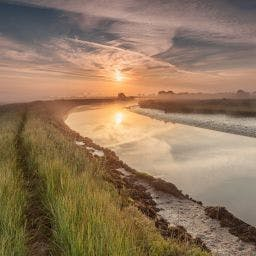
#> input picture natual_im_1.jpg, 256 x 256 px, found by its file name
$ python main_2.py
#> lines starting #> are read from the running program, lines starting #| are printed output that depends on the picture
#!/usr/bin/env python
from PIL import Image
from math import *
import numpy as np
from scipy.ndimage.interpolation import geometric_transform
import cv2
from matplotlib import pyplot as plt


# [30 lines left out: function topolar, not called in this run]

if __name__ == "__main__":
    print("Hello")
    image_path = "/Users/marynavek/Projects/ComputerVision/natual_im_1.jpg"

    image = cv2.imread(image_path, 0)
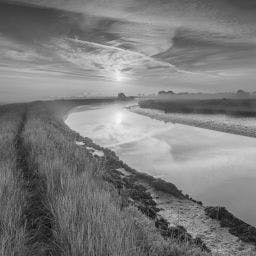
#> image: shape (256, 256); min 0, max 251, mean 123.9
    image = cv2.resize(image, (256,256))
    radius = np.linspace(0, 1, 100)
    angle = np.linspace(0, 2*np.pi, radius.size)
    r_grid, a_grid = np.meshgrid(radius, angle)

    def polar_to_cartesian(data):
        new = np.zeros_like(data) * np.nan
        x = np.linspace(-1, 1, new.shape[1])
#> x = 256 values from -1 to 1
        y = np.linspace(-1, 1, new.shape[0])
#> y = 256 values from -1 to 1
        for i in range(new.shape[0]):
            for j in range(new.shape[1]):
                x0, y0 = x[j], y[i]
                r, a = np.sqrt(x0**2 + y0**2), np.arctan2(y0, x0)
                data_i = np.argmin(np.abs(a_grid[:, 0] - a))
                data_j = np.argmin(np.abs(r_grid[0, :] - r))
                val = data[data_i, data_j]

                if r <= 1:
                    new[i, j] = val
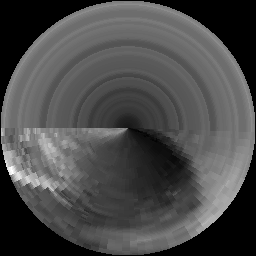
#> new: shape (256, 256) float64; 22.12% of the values are NaN or infinite; the others: min 53, max 205, mean 109.9; drawn with min black, max white, NaN and infinite black

        return new

    new = polar_to_cartesian(image)

    # pol, (rads,angs) = topolar(image)

    plt.imshow(image, cmap='gray')
    plt.show()

    plt.imshow(new, cmap='gray', interpolation='bicubic')
    plt.show()

# img = chelsea()[...,0] / 255.
# pol, (rads,angs) = topolar(img)

# fig,ax = plt.subplots(2,1,figsize=(6,8))

# ax[0].imshow(img, cmap=plt.cm.gray, interpolation='bicubic')

# ax[1].imshow(pol, cmap=plt.cm.gray, interpolation='bicubic')

# ax[1].set_ylabel("Radius in pixels")
# ax[1].set_yticks(range(0, img.shape[0]+1, 50))
# ax[1].set_yticklabels(rads[::50].round().astype(int))

# ax[1].set_xlabel("Angle in degrees")
# ax[1].set_xticks(range(0, img.shape[1]+1, 50))
# ax[1].set_xticklabels((angs[::50]*180/3.14159).round().astype(int))

# plt.show()

$ run again, with natural_im_2.jpg copied over natual_im_1.jpg
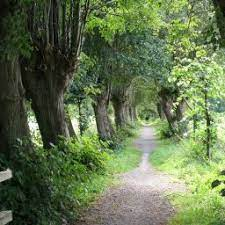
#> input picture natural_im_2.jpg, 225 x 225 px, found by its file name
#> `image = cv2.resize(image, (256,256))`:
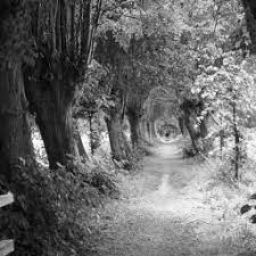
#> image: shape (256, 256); min 1, max 255, mean 106.4
#> after the loop in polar_to_cartesian, `for i in range(new.shape[0]):`:
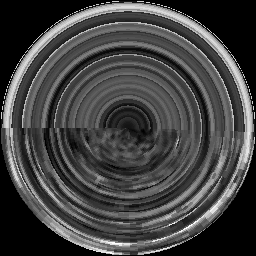
#> new: shape (256, 256) float64; 22.12% of the values are NaN or infinite; the others: min 3, max 164, mean 57.17; drawn with min black, max white, NaN and infinite black

$ run again, with reduced_version.jpg copied over natual_im_1.jpg
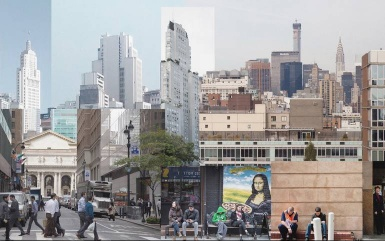
#> input picture reduced_version.jpg, 385 x 241 px, found by its file name
#> `image = cv2.resize(image, (256,256))`:
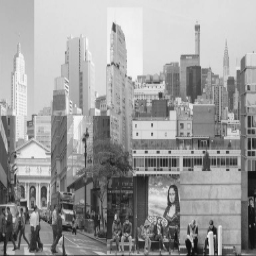
#> image: shape (256, 256); min 8, max 248, mean 156.4
#> after the loop in polar_to_cartesian, `for i in range(new.shape[0]):`:
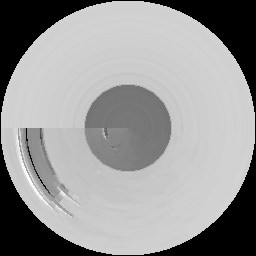
#> new: shape (256, 256) float64; 22.12% of the values are NaN or infinite; the others: min 125, max 248, mean 218.2; drawn with min black, max white, NaN and infinite black

$ run again, with structure.jpg copied over natual_im_1.jpg
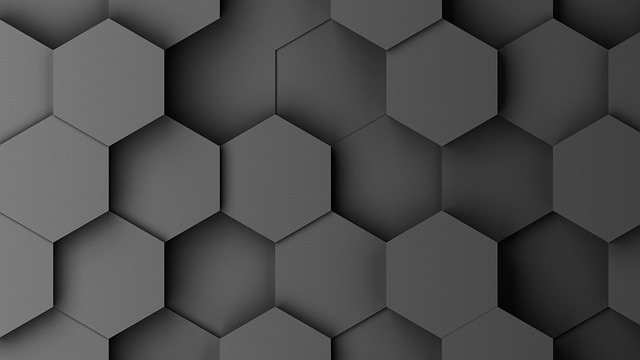
#> input picture structure.jpg, 640 x 360 px, found by its file name
#> image is the input picture: shape (360, 640); min 0, max 142, mean 75
#> `image = cv2.resize(image, (256,256))`:
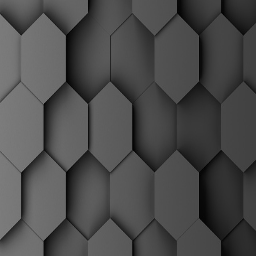
#> image: shape (256, 256); min 0, max 132, mean 74.9
#> after the loop in polar_to_cartesian, `for i in range(new.shape[0]):`:
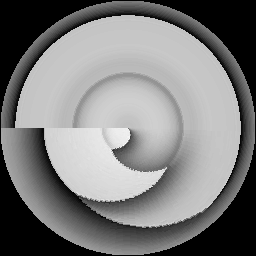
#> new: shape (256, 256) float64; 22.12% of the values are NaN or infinite; the others: min 0, max 130, mean 80.74; drawn with min black, max white, NaN and infinite black
